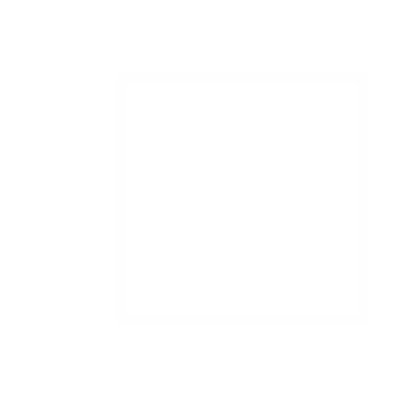
Frame 1 (no input)
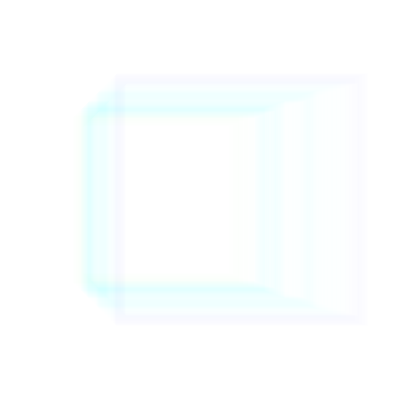
Frame 60 (the mouse pressed at the canvas centre just before this capture)
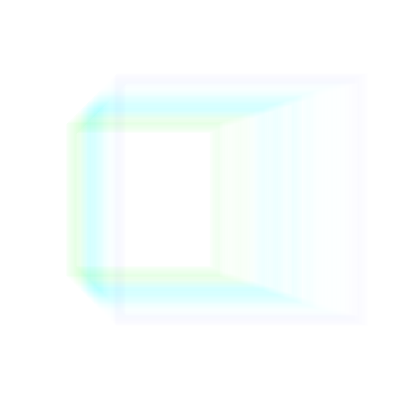
Frame 120 (the mouse held since frame 60 and released just before this capture)

The Processing sketch that drew these frames (run headless with seeded random() and noise(); from frame 60 on, the mouse is pressed at the canvas centre):

// Processing sketch: processing_107297
// ── processing_107297.pde

import java.util.Random;
Random generator;
float t = 0;
void setup() {

  size(400, 400);
  generator = new Random();
  background(255);
  strokeWeight(10);
  //noStroke();
  colorMode(HSB);
  frameRate(25);
  noFill();
}

void draw() {

  float h = (float) generator.nextGaussian();
  h = h * 0.05;
  h = h + 255;
 

  
  t = t + 0.01;
  
  float x = noise(t);
  x = map(x,0,1,0,width);
  float y = noise(t);
  y = map(y,0,1,0,255);
  
  
   stroke(y,h,255,1);
   rectMode(CENTER);
  rect(x, height/2, x, x);
  
  
}
